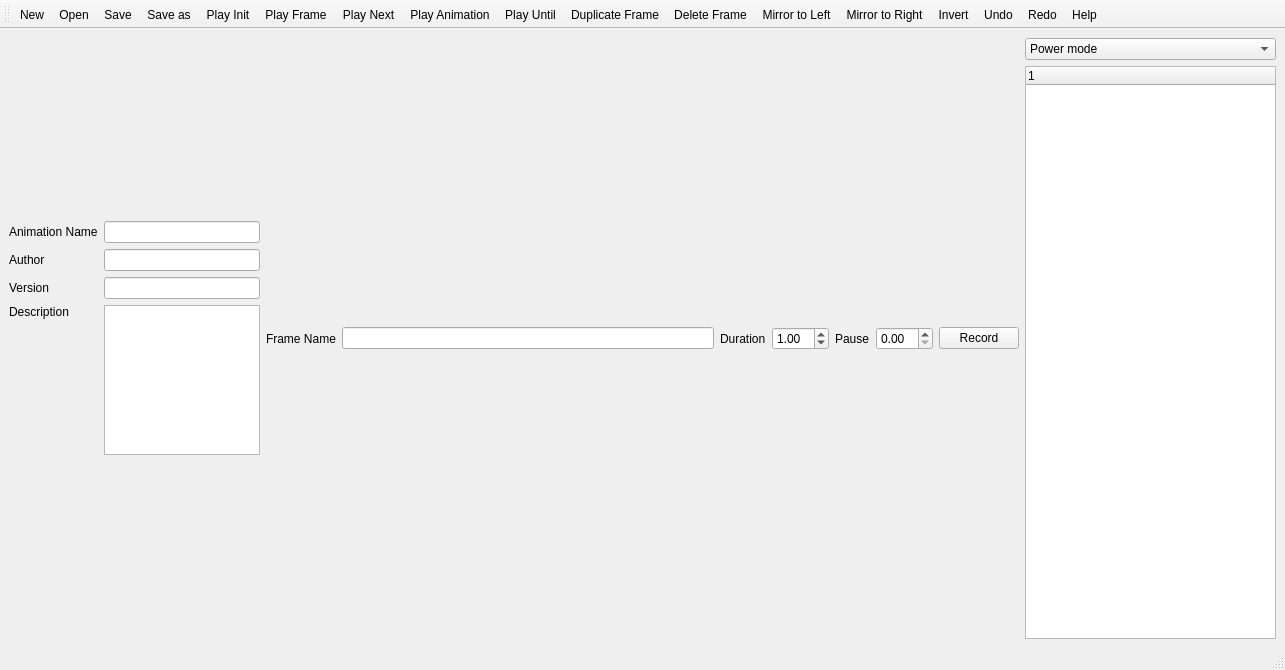
<?xml version="1.0" encoding="UTF-8"?>
<ui version="4.0">
 <class>MainWindow</class>
 <widget class="QMainWindow" name="MainWindow">
  <property name="geometry">
   <rect>
    <x>0</x>
    <y>0</y>
    <width>1285</width>
    <height>670</height>
   </rect>
  </property>
  <property name="windowTitle">
   <string>MainWindow</string>
  </property>
  <widget class="QWidget" name="centralwidget">
   <layout class="QGridLayout" name="gridLayout_2">
    <item row="0" column="0">
     <layout class="QHBoxLayout" name="contentLayout" stretch="1,3,1">
      <property name="sizeConstraint">
       <enum>QLayout::SetNoConstraint</enum>
      </property>
      <item>
       <layout class="QVBoxLayout" name="verticalLayout_2">
        <item>
         <layout class="QGridLayout" name="gridLayout">
          <item row="0" column="1">
           <widget class="QLineEdit" name="lineAnimationName"/>
          </item>
          <item row="1" column="0">
           <widget class="QLabel" name="label_2">
            <property name="text">
             <string>Author</string>
            </property>
           </widget>
          </item>
          <item row="3" column="1">
           <widget class="QPlainTextEdit" name="fieldDescription">
            <property name="maximumSize">
             <size>
              <width>16777215</width>
              <height>150</height>
             </size>
            </property>
           </widget>
          </item>
          <item row="0" column="0">
           <widget class="QLabel" name="label_3">
            <property name="text">
             <string>Animation Name</string>
            </property>
           </widget>
          </item>
          <item row="1" column="1">
           <widget class="QLineEdit" name="lineAuthor"/>
          </item>
          <item row="2" column="0">
           <widget class="QLabel" name="label">
            <property name="text">
             <string>Version</string>
            </property>
           </widget>
          </item>
          <item row="2" column="1">
           <widget class="QLineEdit" name="lineVersion"/>
          </item>
          <item row="3" column="0">
           <widget class="QLabel" name="label_4">
            <property name="text">
             <string>Description</string>
            </property>
            <property name="alignment">
             <set>Qt::AlignLeading|Qt::AlignLeft|Qt::AlignTop</set>
            </property>
           </widget>
          </item>
         </layout>
        </item>
       </layout>
      </item>
      <item>
       <layout class="QVBoxLayout" name="verticalLayout_3">
        <item>
         <layout class="QHBoxLayout" name="horizontalLayout">
          <item>
           <widget class="QLabel" name="label_5">
            <property name="text">
             <string>Frame Name</string>
            </property>
           </widget>
          </item>
          <item>
           <widget class="QLineEdit" name="lineFrameName"/>
          </item>
          <item>
           <widget class="QLabel" name="label_6">
            <property name="text">
             <string>Duration</string>
            </property>
           </widget>
          </item>
          <item>
           <widget class="QDoubleSpinBox" name="spinBoxDuration">
            <property name="singleStep">
             <double>0.100000000000000</double>
            </property>
            <property name="value">
             <double>1.000000000000000</double>
            </property>
           </widget>
          </item>
          <item>
           <widget class="QLabel" name="label_7">
            <property name="text">
             <string>Pause</string>
            </property>
           </widget>
          </item>
          <item>
           <widget class="QDoubleSpinBox" name="spinBoxPause">
            <property name="singleStep">
             <double>0.100000000000000</double>
            </property>
           </widget>
          </item>
          <item>
           <widget class="QPushButton" name="buttonRecord">
            <property name="text">
             <string>Record</string>
            </property>
           </widget>
          </item>
         </layout>
        </item>
        <item>
         <layout class="QGridLayout" name="motorControlLayout"/>
        </item>
       </layout>
      </item>
      <item>
       <layout class="QVBoxLayout" name="treeLayout">
        <item>
         <widget class="QComboBox" name="treeModeSelector">
          <item>
           <property name="text">
            <string>Power mode</string>
           </property>
          </item>
          <item>
           <property name="text">
            <string>Save mode</string>
           </property>
          </item>
         </widget>
        </item>
        <item>
         <widget class="QTreeWidget" name="motorTree">
          <column>
           <property name="text">
            <string notr="true">1</string>
           </property>
          </column>
         </widget>
        </item>
       </layout>
      </item>
     </layout>
    </item>
   </layout>
  </widget>
  <widget class="QToolBar" name="toolBar">
   <property name="windowTitle">
    <string>toolBar</string>
   </property>
   <attribute name="toolBarArea">
    <enum>TopToolBarArea</enum>
   </attribute>
   <attribute name="toolBarBreak">
    <bool>false</bool>
   </attribute>
   <addaction name="actionNew"/>
   <addaction name="actionOpen"/>
   <addaction name="actionSave"/>
   <addaction name="actionSave_as"/>
   <addaction name="actionInit"/>
   <addaction name="actionCurrent_Frame"/>
   <addaction name="actionNext_Frame"/>
   <addaction name="actionAnimation"/>
   <addaction name="actionAnimation_until_Frame"/>
   <addaction name="actionDuplicate_Frame"/>
   <addaction name="actionDelete_Frame"/>
   <addaction name="actionLeft"/>
   <addaction name="actionRight"/>
   <addaction name="actionInvert"/>
   <addaction name="actionUndo"/>
   <addaction name="actionRedo"/>
   <addaction name="actionHelp"/>
  </widget>
  <widget class="QStatusBar" name="statusBar"/>
  <action name="actionNew">
   <property name="text">
    <string>New</string>
   </property>
   <property name="shortcut">
    <string>Ctrl+N</string>
   </property>
  </action>
  <action name="actionOpen">
   <property name="text">
    <string>Open</string>
   </property>
   <property name="shortcut">
    <string>Ctrl+O</string>
   </property>
  </action>
  <action name="actionSave">
   <property name="text">
    <string>Save</string>
   </property>
   <property name="shortcut">
    <string>Ctrl+S</string>
   </property>
  </action>
  <action name="actionSave_as">
   <property name="text">
    <string>Save as</string>
   </property>
   <property name="shortcut">
    <string>Ctrl+Shift+S</string>
   </property>
  </action>
  <action name="actionInit">
   <property name="text">
    <string>Play Init</string>
   </property>
   <property name="shortcut">
    <string>Ctrl+I</string>
   </property>
  </action>
  <action name="actionCurrent_Frame">
   <property name="text">
    <string>Play Frame</string>
   </property>
   <property name="shortcut">
    <string>Ctrl+P</string>
   </property>
  </action>
  <action name="actionNext_Frame">
   <property name="text">
    <string>Play Next</string>
   </property>
   <property name="shortcut">
    <string>Alt+P</string>
   </property>
  </action>
  <action name="actionAnimation">
   <property name="text">
    <string>Play Animation</string>
   </property>
   <property name="shortcut">
    <string>Ctrl+Shift+P</string>
   </property>
  </action>
  <action name="actionAnimation_until_Frame">
   <property name="text">
    <string>Play Until</string>
   </property>
   <property name="shortcut">
    <string>Ctrl+Alt+P</string>
   </property>
  </action>
  <action name="actionDuplicate_Frame">
   <property name="text">
    <string>Duplicate Frame</string>
   </property>
   <property name="shortcut">
    <string>+</string>
   </property>
  </action>
  <action name="actionDelete_Frame">
   <property name="text">
    <string>Delete Frame</string>
   </property>
   <property name="shortcut">
    <string>-</string>
   </property>
  </action>
  <action name="actionUndo">
   <property name="text">
    <string>Undo</string>
   </property>
   <property name="shortcut">
    <string>Ctrl+Z</string>
   </property>
  </action>
  <action name="actionRedo">
   <property name="text">
    <string>Redo</string>
   </property>
   <property name="shortcut">
    <string>Ctrl+Y</string>
   </property>
  </action>
  <action name="actionLeft">
   <property name="text">
    <string>Mirror to Left</string>
   </property>
   <property name="shortcut">
    <string>Ctrl+Left</string>
   </property>
  </action>
  <action name="actionRight">
   <property name="text">
    <string>Mirror to Right</string>
   </property>
   <property name="shortcut">
    <string>Ctrl+Right</string>
   </property>
  </action>
  <action name="actionInvert">
   <property name="text">
    <string>Invert</string>
   </property>
   <property name="shortcut">
    <string>Ctrl+Down</string>
   </property>
  </action>
  <action name="actionHelp">
   <property name="text">
    <string>Help</string>
   </property>
   <property name="shortcut">
    <string>Ctrl+H</string>
   </property>
  </action>
 </widget>
 <resources/>
 <connections/>
</ui>
